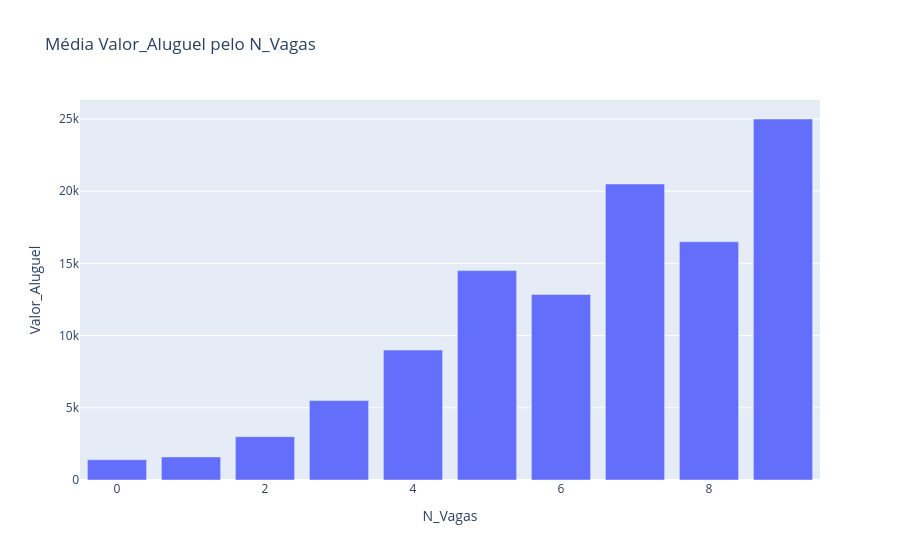

Notebook source saved alongside this figure:
### Code cell
mediana = df.groupby('N_Vagas')['Valor_Aluguel'].median().reset_index()

fig = px.bar(mediana, x='N_Vagas', y='Valor_Aluguel',
            title='Média Valor_Aluguel pelo N_Vagas')
fig.show()

### Figure 1 — Plotly figure (JSON) as saved in the notebook; plotly's stock layout.template omitted (floating-point values rounded to 4 significant figures)
{"data": [{"hovertemplate": "N_Vagas=%{x}<br>Valor_Aluguel=%{y}<extra></extra>", "legendgroup": "", "marker": {"color": "#636efa", "pattern": {"shape": ""}}, "name": "", "orientation": "v", "showlegend": false, "textposition": "auto", "type": "bar", "x": [0, 1, 2, 3, 4, 5, 6, 7, 8, 9], "xaxis": "x", "y": [1400.0, 1600.0, 3000.0, 5500.0, 9000.0, 14500.0, 12850.0, 20500.0, 16500.0, 25000.0], "yaxis": "y"}], "layout": {"barmode": "relative", "legend": {"tracegroupgap": 0}, "title": {"text": "Média Valor_Aluguel pelo N_Vagas"}, "xaxis": {"anchor": "y", "domain": [0, 1], "title": {"text": "N_Vagas"}}, "yaxis": {"anchor": "x", "domain": [0, 1], "title": {"text": "Valor_Aluguel"}}}}
